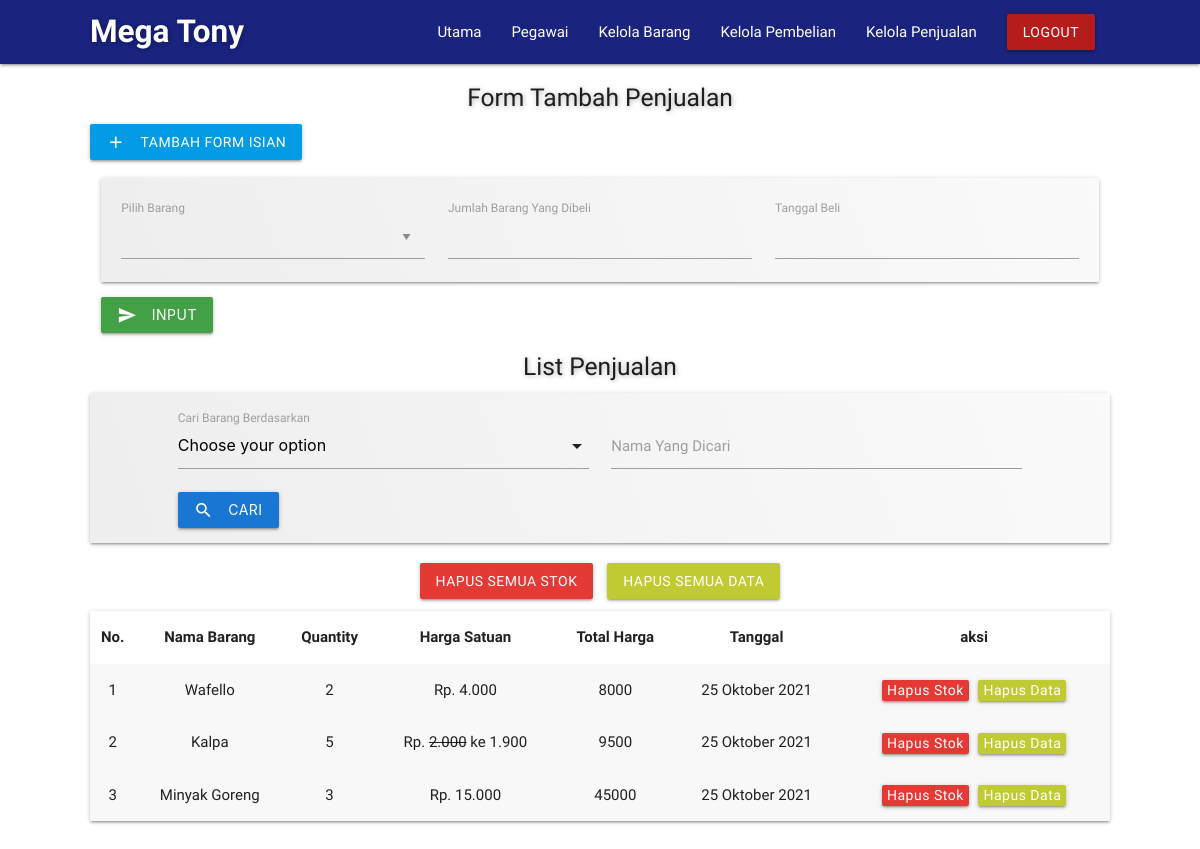
Before: /admin/penjualan.php (signed in) with the older database file.
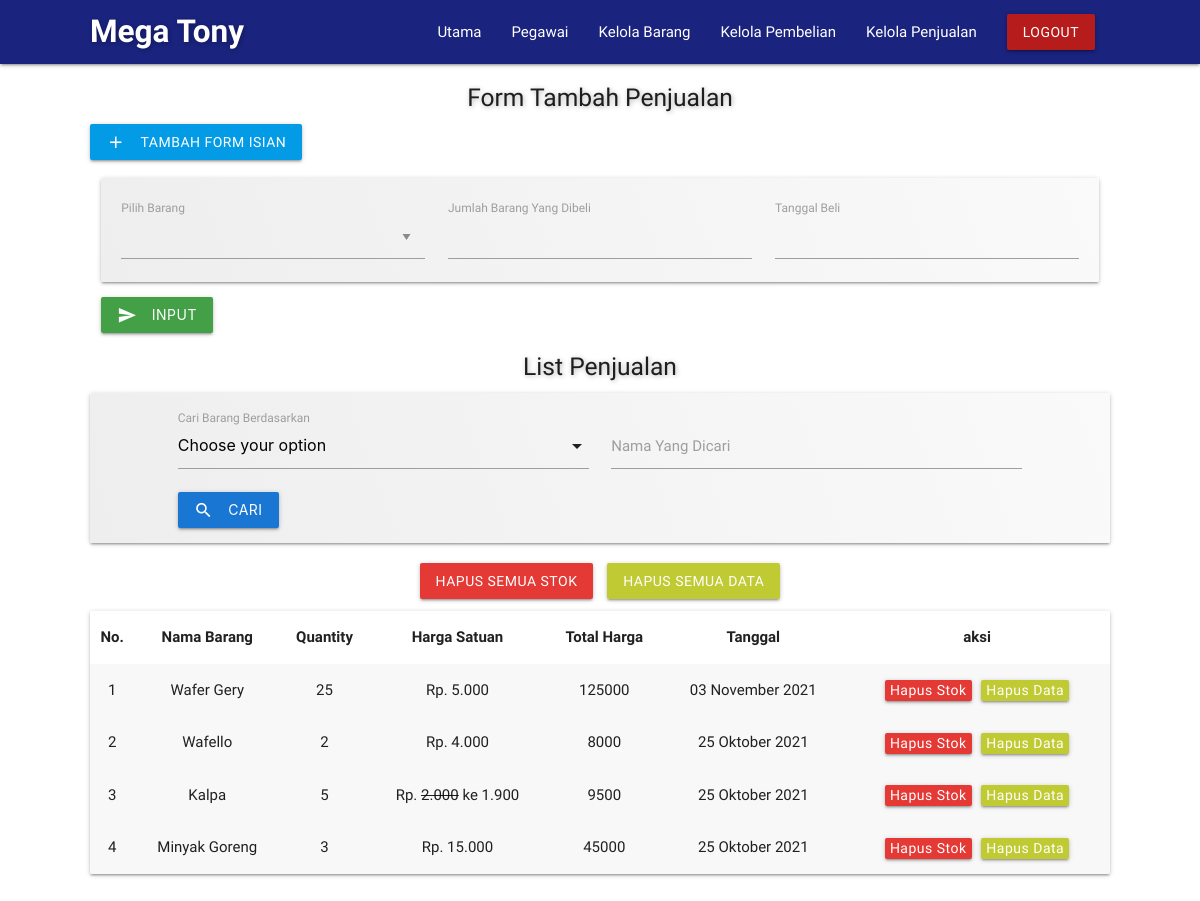
After: the same page with the newer database file.
### tables this page shows
CREATE TABLE IF NOT EXISTS `penjualan` (
  `id` int(11) NOT NULL AUTO_INCREMENT,
  `id_barang` int(11) DEFAULT NULL,
  `jum_yg_dibeli` int(11) DEFAULT NULL,
  `tot_yg_dibeli` int(11) DEFAULT NULL,
  `tanggal` datetime DEFAULT NULL,
  PRIMARY KEY (`id`)
);

CREATE TABLE IF NOT EXISTS `list_barang` (
  `id_barang` int(11) NOT NULL AUTO_INCREMENT,
  `nama_barang` text DEFAULT NULL,
  `harga` double DEFAULT NULL,
  `stok` int(11) DEFAULT NULL,
  `promo` text DEFAULT NULL,
  `diskon` int(11) DEFAULT NULL,
  `satuan` varchar(50) DEFAULT NULL,
  `unit` int(11) DEFAULT NULL,
  `tgl_expire` date DEFAULT NULL,
  `foto` text DEFAULT NULL,
  PRIMARY KEY (`id_barang`)
);

### admin/asset/datetime/datetimeFormat.php (called while the page is built, shortened)
<?php
class datetimeFormat {
    public static function TanggalIndo($date){
          $BulanIndo = array(
                            "Januari",
                            "Februari",
                            "Maret",
                            "April",
                            "Mei",
                            "Juni",
                            "Juli",
                            "Agustus",
                            "September",
                            "Oktober",
                            "November",
                            "Desember"
                            );
          $tahun = substr($date, 0, 4);
          $bulan = substr($date, 5, 2);
          $tgl   = substr($date, 8, 2);
          $result = $tgl . " " . $BulanIndo[(int)$bulan-1] . " ". $tahun;
          return($result);
    }
}
?>

### admin/penjualan.php (the view, shortened to what the changed rows need)
<?php
	include('template/header.php');
	include 'asset/datetime/datetimeFormat.php';
?>
<link rel="stylesheet" type="text/css" href="asset/css/pembelian-penjualan-style.css">
<?php
  $qry    = "SELECT
							a.*,
							b.nama_barang,
							b.stok,
							b.harga,
							b.diskon
						FROM penjualan a
						LEFT JOIN list_barang b ON a.id_barang=b.id_barang";
  $orderby = "id";
  $sel_qry = mysqli_query($mysqli, "SELECT * FROM penjualan");
  $jum_data = mysqli_num_rows($sel_qry);
?>
	<section id="penjualan">
		<div class="container list-penjualan">
			<?php
			 if ($jum_data == 0) {
			?>
				<h5 class="center-align title-form red-text text-darken-1">Penjualan Belum Ada</h5>
			<?php } else { ?>
			<div class="card-panel">
				<table class="striped centered responsive-table">
	        <thead>
	          <tr>
	          		<th>No.</th>
	              <th>Nama Barang</th>
	              <th>Quantity</th>
	              <th>Harga Satuan</th>
	              <th>Total Harga</th>
	              <th>Tanggal</th>
	              <th>aksi</th>
	          </tr>
	        </thead>
	        <tbody>
	        <?php
	        	$no = 1;
						$kolomCari=(isset($_GET['Kolom']))? $_GET['Kolom'] : "";
						$kolomKataKunci=(isset($_GET['KataKunci']))? $_GET['KataKunci'] : "";
						if($kolomCari=="" && $kolomKataKunci==""){
						  $dt = mysqli_query($mysqli, "$qry ORDER BY $orderby DESC");
						}else{
						  $dt = mysqli_query($mysqli, "$qry WHERE $kolomCari LIKE '%$kolomKataKunci%'");
						}
						while($data = mysqli_fetch_array($dt)) {
					?>
	          <tr>
	          	<td><?php echo $no; ?></td>
	            <td><?php echo $data['nama_barang']; ?></td>
	            <td><?php echo $data['jum_yg_dibeli']; ?></td>
	            <td>
            	Rp. <?php if ($data['diskon'] == 0) {
                echo number_format($data['harga'],0,",",".");
              } else {
                echo '<del>'.number_format($data['harga'],0,",",".").'</del> ke ';
                $diskon       = $data['harga'] * $data['diskon']/100;
                $harga_diskon = $data['harga'] - $diskon;
                echo number_format($harga_diskon,0,",",".");
              } ?>
	            </td>
	            <td><?php echo $data['tot_yg_dibeli']; ?></td>
	            <td><?php echo datetimeFormat::TanggalIndo($data['tanggal']); ?></td>
	            <td>
	            	<a class="waves-effect waves-light btn red darken-1 confirm-delete-stok<?php echo $data['id']; ?>" style="cursor: pointer;">Hapus Stok</a>
	            	<a class="waves-effect waves-light btn lime darken-1 confirm-delete-data<?php echo $data['id']; ?>" style="cursor: pointer;">Hapus Data</a>
	            </td>
	          </tr>
	        <?php $no++; } ?>
	        </tbody>
	      </table>
			</div>
		<?php } ?>
		</div>
	</section>
<?php include('template/footer.php'); ?>

Changed rows visible on the page:
added penjualan: id_barang.nama_barang "Wafer Gery", jum_yg_dibeli "25", id_barang.harga "5.000", tot_yg_dibeli "125000", tanggal "03 November 2021"
